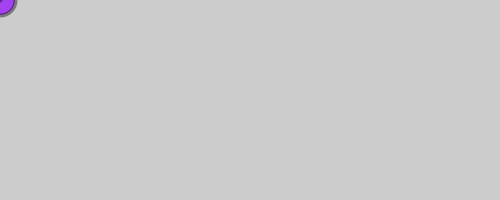
Frame 1 (no input)
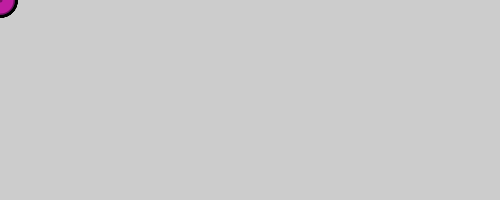
Frame 60 (the mouse pressed at the canvas centre just before this capture)
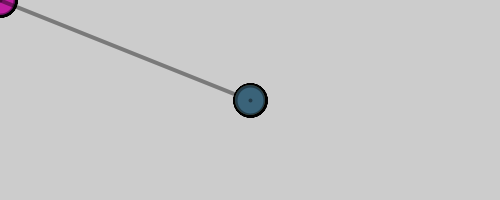
Frame 120 (the mouse held since frame 60 and released just before this capture)

The Processing sketch that drew these frames (run headless with seeded random() and noise(); from frame 60 on, the mouse is pressed at the canvas centre):

// Processing sketch: processing_128285
// ── processing_128285.pde

void setup() {
  size(500,200);
   strokeWeight(4);
  smooth();
  stroke(0,102);
}

void draw () {
   fill(random(0,255),random(0,255),random(0,255));
   ellipse(mouseX,mouseY,30,30);
   line(mouseX,mouseY,pmouseX,pmouseY);
}
